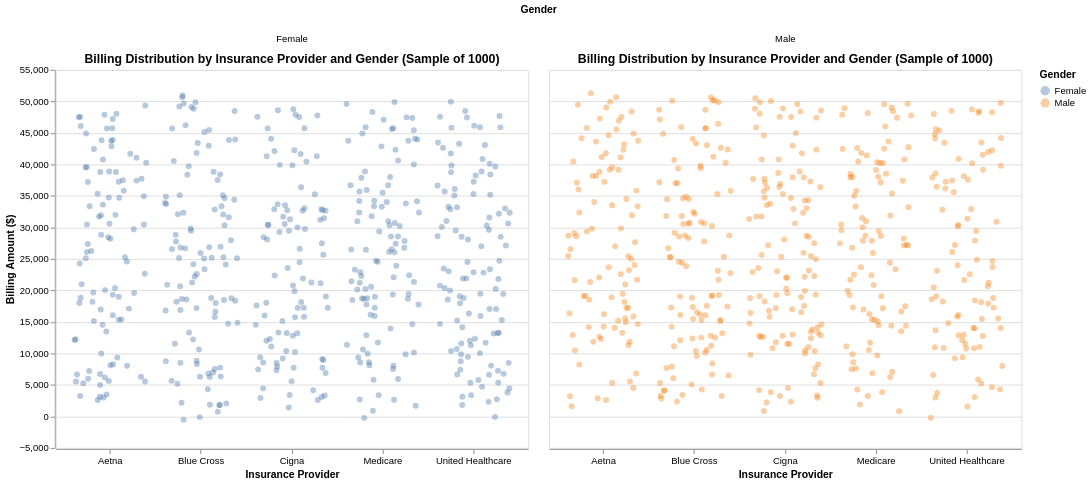

The notebook cell this image was saved under:
### Code cell
import pandas as pd
import numpy as np
import altair as alt

alt.data_transformers.enable("default")

df = pd.read_csv("healthcare_cleaned.csv")

df['insurance_provider'] = df['insurance_provider'].str.strip().str.title()

df['insurance_provider'] = df['insurance_provider'].replace({
    "Unitedhealthcare": "United Healthcare",
    "Bluecross": "Blue Cross"})

df_sample = df.sample(n=1000, random_state=1)

df_sample['jitter'] = np.random.uniform(-0.25, 0.25, size=len(df_sample))

chart = alt.Chart(df_sample).mark_circle(
    size=40,
    opacity=0.4).encode(x=alt.X(
        'insurance_provider:N',
        title='Insurance Provider',
        axis=alt.Axis(labelAngle=0)),

    xOffset='jitter:Q',

    y=alt.Y('billing_amount:Q',title='Billing Amount ($)'),

    color=alt.Color('gender:N',title='Gender'),

    tooltip=[
        alt.Tooltip('insurance_provider:N', title='Provider'),
        alt.Tooltip('gender:N', title='Gender'),
        alt.Tooltip('age_group:N', title='Age Group'),
        alt.Tooltip('billing_amount:Q', title='Billing', format='$,.0f')]).properties(
            width=500,
            height=400,
            title='Billing Distribution by Insurance Provider and Gender (Sample of 1000)')


chart = chart.facet(
    column=alt.Column('gender:N', title='Gender')).resolve_scale(y='shared')

chart
#chart.save("billing_by_gender.png")

### Figure 1 — Vega-Lite specification as saved in the notebook (floating-point values rounded to 4 significant figures; data arrays with more than 128 entries replaced by an {"elided": "..."} marker saying what was removed)
{"config": {"view": {"continuousWidth": 300, "continuousHeight": 300}}, "data": {"name": "data-5151a8d7ba0b9241d29bc5700eaf5602"}, "facet": {"column": {"field": "gender", "title": "Gender", "type": "nominal"}}, "spec": {"mark": {"type": "circle", "opacity": 0.4, "size": 40}, "encoding": {"color": {"field": "gender", "title": "Gender", "type": "nominal"}, "tooltip": [{"field": "insurance_provider", "title": "Provider", "type": "nominal"}, {"field": "gender", "title": "Gender", "type": "nominal"}, {"field": "age_group", "title": "Age Group", "type": "nominal"}, {"field": "billing_amount", "format": "$,.0f", "title": "Billing", "type": "quantitative"}], "x": {"axis": {"labelAngle": 0}, "field": "insurance_provider", "title": "Insurance Provider", "type": "nominal"}, "xOffset": {"field": "jitter", "type": "quantitative"}, "y": {"field": "billing_amount", "title": "Billing Amount ($)", "type": "quantitative"}}, "height": 400, "title": "Billing Distribution by Insurance Provider and Gender (Sample of 1000)", "width": 500}, "resolve": {"scale": {"y": "shared"}}, "$schema": "https://vega.github.io/schema/vega-lite/v5.20.1.json", "datasets": {"data-5151a8d7ba0b9241d29bc5700eaf5602": {"elided": "1000 records"}}}
